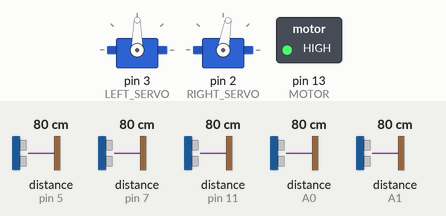
Bench run of a sketch on a simulated Arduino Uno, built with avr-gcc and run on an emulated ATmega328P. Parts: 2 × servo, switched loads named in the sketch (green lamp = pin HIGH). The inputs (shaded band) are chosen by the test bench; at power-on: distance to the obstacle (sensors on pin 5, pin 11, pin 7, A0, A1) 80 cm.

Above: at 1.2 s.
1.3 s: distance to the obstacle (sensor on pin 5) set to 12 cm
2.8 s: distance to the obstacle (sensor on pin 5) set to 9 cm
At 3.2 s:
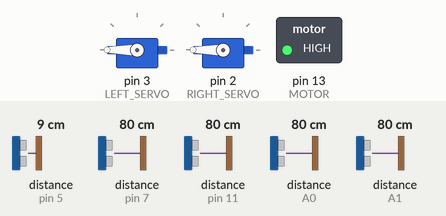
4.3 s: distance to the obstacle (sensor on pin 5) set to 18 cm
At 5.5 s:
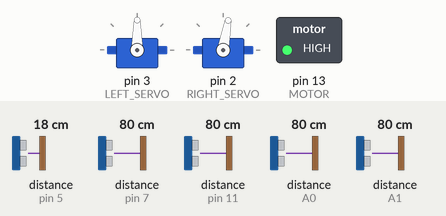
5.8 s: distance to the obstacle (sensor on pin 11) set to 12 cm
7.3 s: distance to the obstacle (sensor on pin 11) set to 9 cm
At 8.1 s:
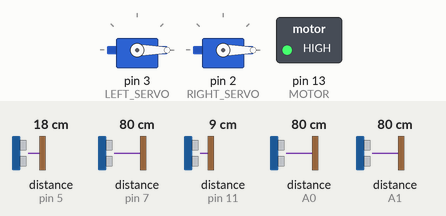
8.8 s: distance to the obstacle (sensor on pin 11) set to 18 cm
At 10.2 s:
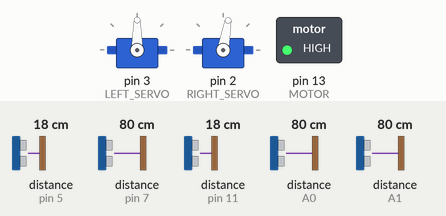
Timing chart, 0 to 11.3 s (numbered marks = the images above; inputs shaded):
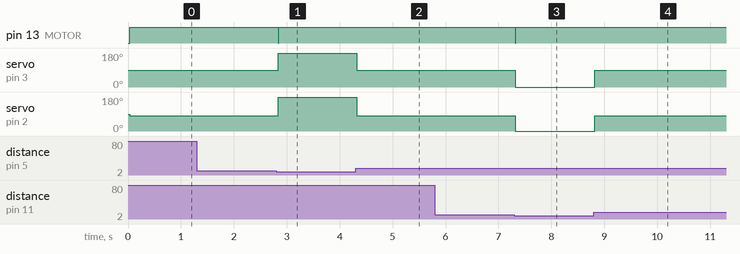

The sketch:

roomba.ino
```cpp
#include <HCSR04.h>
#include <Servo.h>

const int FRONT_THRESH = 20;
const int RIGHT_THRESH = 10;
const int LEFT_THRESH = 10;
const int DIAG_LEFT_THRESH = 20;
const int DIAG_RIGHT_THRESH = 20;

const int SLOWDOWN = 255;
const int MAX_SPEED = 150;
const int OFF = 0;

const int ADJUST_PERIOD = 10;

void goStraight();
void goLeft();
void goRight();

int goneLeft, goneRight = 0;
int toggle = 0;

int checkDir(int val, int thresh);

const int LEFT_SERVO = 3;
const int RIGHT_SERVO = 2;
const int MOTOR = 13;

int front, left, right, diagLeft, diagRight = 0;

Servo leftServo;
Servo rightServo;
UltraSonicDistanceSensor frontSensor(8, 7);
UltraSonicDistanceSensor leftSensor(12, 11);
UltraSonicDistanceSensor rightSensor(6, 5);
UltraSonicDistanceSensor diagLeftSensor(A2, A1);
UltraSonicDistanceSensor diagRightSensor(4, A0);

void setup() {
  Serial.begin(9600);
  pinMode(MOTOR, OUTPUT);
  leftServo.attach(LEFT_SERVO);
  rightServo.attach(RIGHT_SERVO);
}

void loop() {
  front = frontSensor.measureDistanceCm();
  delay(1);
  right = rightSensor.measureDistanceCm();
  delay(1);
  left = leftSensor.measureDistanceCm();
  delay(1);
  diagRight = diagRightSensor.measureDistanceCm();
  delay(1);
  diagLeft = diagLeftSensor.measureDistanceCm();
  delay(1);

  //  Serial.print("Front: ");
  //  Serial.println(front);
  //  Serial.print("Right: ");
  //  Serial.println(right);
  //  Serial.print("Left: ");
  //  Serial.println(left);
  //  Serial.print("DiagLeft: ");
  //  Serial.println(diagLeft);
  //  Serial.print("DiagRight: ");
  //  Serial.println(diagRight);
  //  Serial.println();
  int turnLeft = 0;
  int turnRight = 0;
  if (checkDir(front, FRONT_THRESH)) {
    if ((left + diagLeft) > (right + diagRight)) { //Front sensor
      turnLeft++;
    } else {
      turnRight++;
    }
  }
  if (checkDir(diagLeft, DIAG_LEFT_THRESH)) {  //Diag Left Sensor
    turnRight++;
  }
  if (checkDir(diagRight, DIAG_RIGHT_THRESH)) {     //Diag Right Corner
    turnLeft++;
  }
  if (checkDir(left, LEFT_THRESH)) { //Left Sensor
    turnRight++;
  }
  if (checkDir(right, RIGHT_THRESH)) {         //Right Sensor
    turnLeft++;
  }
  if (!turnLeft && !turnRight || turnLeft == turnRight) {            //contrinue straight path
    goStraight();
    //wiggle();
    goneLeft = 0;
    goneRight = 0;
    analogWrite(MOTOR, MAX_SPEED);
  } else if (turnRight > turnLeft && !goneRight) {
    analogWrite(MOTOR, OFF);
    goRight();
    delay(ADJUST_PERIOD);
    analogWrite(MOTOR, MAX_SPEED);
    goneRight = 1;
    goneLeft = 0;
  } else if (turnLeft > turnRight && !goneLeft) {
    analogWrite(MOTOR, OFF);
    goLeft();
    delay(ADJUST_PERIOD);
    analogWrite(MOTOR, MAX_SPEED);
    goneLeft = 1;
    goneRight = 0;
  }
}

void goStraight() {
  rightServo.write(80);
  leftServo.write(90);
}

void wiggle() {
  if (toggle) {
    rightServo.write(180);
    leftServo.write(180);
  } else {
    rightServo.write(0);
    leftServo.write(0);
  }
  delay(500);
  toggle = !toggle;
}

void goLeft() {
  rightServo.write(180);
  leftServo.write(180);
}

void goRight() {
  rightServo.write(0);
  leftServo.write(0);
}

int checkDir(int val, int thresh) {
  if (val <= thresh) {
    return 1;
  } else {
    return 0;
  }
}
```

Measured:
- the behaviour switches between 11 and 10 cm on distance to the obstacle (sensor on pin 5) (found by bisection; images 0 and 1)
- the behaviour switches between 11 and 10 cm on distance to the obstacle (sensor on pin 11) (found by bisection; images 2 and 3)
- after the input at 1.3 s, every drawn part: stays the same
- after the input at 2.8 s, pin 13 (MOTOR): HIGH → LOW at once, → HIGH 0.01 s later; servo on pin 3 (LEFT_SERVO): 90° → 180° at once; servo on pin 2 (RIGHT_SERVO): 80° → 180° at once
- after the input at 4.3 s, servo on pin 3 (LEFT_SERVO): 180° → 90° at once; servo on pin 2 (RIGHT_SERVO): 180° → 80° at once
- after the input at 5.8 s, every drawn part: stays the same
- after the input at 7.3 s, pin 13 (MOTOR): HIGH → LOW at once, → HIGH 0.01 s later; servo on pin 3 (LEFT_SERVO): 90° → 0° at once; servo on pin 2 (RIGHT_SERVO): 80° → 0° at once
- after the input at 8.8 s, servo on pin 3 (LEFT_SERVO): 0° → 90° at once; servo on pin 2 (RIGHT_SERVO): 0° → 80° at once
